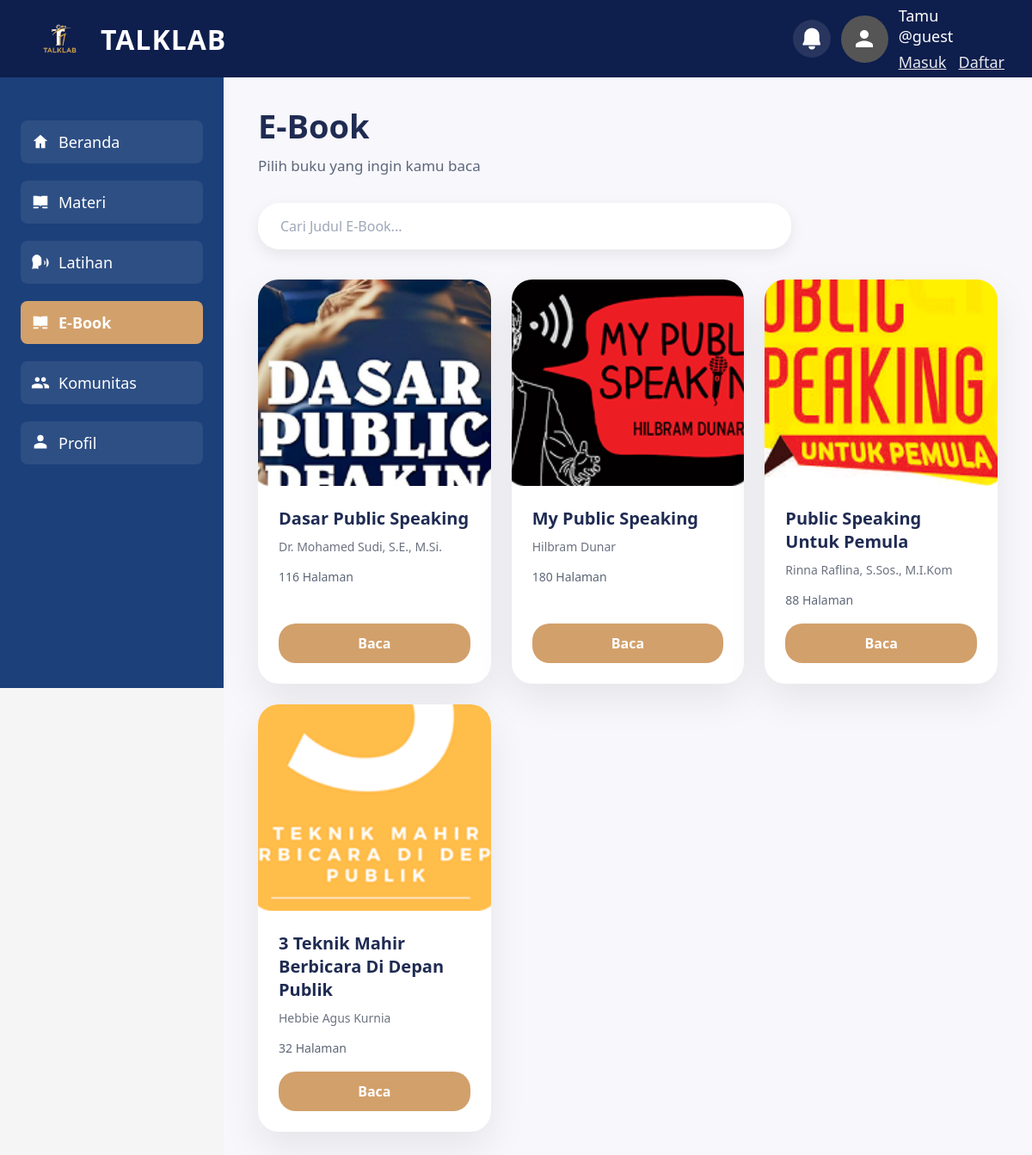
Page /Ebook.php on the committed database.
### tables this page shows
CREATE TABLE `ebooks` (
  `id` int(10) UNSIGNED NOT NULL,
  `title` varchar(180) NOT NULL,
  `author` varchar(120) NOT NULL,
  `pages` int(10) UNSIGNED NOT NULL DEFAULT 0,
  `thumbnail_path` varchar(255) NOT NULL,
  `pdf_path` varchar(255) NOT NULL,
  `created_at` datetime NOT NULL DEFAULT current_timestamp(),
  `updated_at` datetime DEFAULT NULL ON UPDATE current_timestamp()
);

### Ebook.php (the view, shortened to what the rows shown need)
<?php
require_once 'core.php';
$app = new manz();
$search_query = $_GET['search'] ?? '';
$ebooks = $app->getEbooks($search_query);
?>
<!DOCTYPE html>
<html lang="id">
<head>
    <link rel="stylesheet" href="style.css" />
</head>
<body>
    <?php include 'includes/header.php'; ?>
    <main>
        <section class="page-header">
            <h1>E-Book</h1>
        </section>
        <section class="ebook-grid" id="ebookGrid">
            <?php
            if (count($ebooks) > 0) {
                foreach ($ebooks as $ebook) {
                    echo '<article class="ebook-card" data-title="' . htmlspecialchars(strtolower($ebook['title'])) . '">';
                    echo '<img src="' . htmlspecialchars($ebook['thumbnail_path']) . '" alt="Cover ' . htmlspecialchars($ebook['title']) . '">';
                    echo '<div class="ebook-card-body">';
                    echo '<div class="ebook-card-title">' . htmlspecialchars($ebook['title']) . '</div>';
                    echo '<div class="ebook-card-author">' . htmlspecialchars($ebook['author']) . '</div>';
                    if ((int) $ebook['pages'] > 0) {
                        echo '<div class="ebook-card-pages">' . (int) $ebook['pages'] . ' Halaman</div>';
                    }
                    echo '<div class="ebook-card-footer">';
                    echo '<a href="' . htmlspecialchars($ebook['pdf_path']) . '" target="_blank" class="btn-primary" style="display: block; text-align: center; text-decoration: none;">Baca</a>';
                    echo '</div>';
                    echo '</div>';
                    echo '</article>';
                }
            } else {
                echo '<div class="no-results" style="grid-column: 1 / -1;">Tidak ada e-book yang sesuai dengan pencarian Anda</div>';
            }
            ?>
        </section>
    </main>
</body>
</html>

### rows in the picture
ebooks: thumbnail_path (picture), title "Dasar Public Speaking", author "Dr. Mohamed Sudi, S.E., M.Si.", pages "116"
ebooks: thumbnail_path (picture), title "My Public Speaking", author "Hilbram Dunar", pages "180"
ebooks: thumbnail_path (picture), title "Public Speaking Untuk Pemula", author "Rinna Raflina, S.Sos., M.I.Kom", pages "88"
ebooks: thumbnail_path (picture), title "3 Teknik Mahir Berbicara Di Depan Publik", author "Hebbie Agus Kurnia", pages "32"
